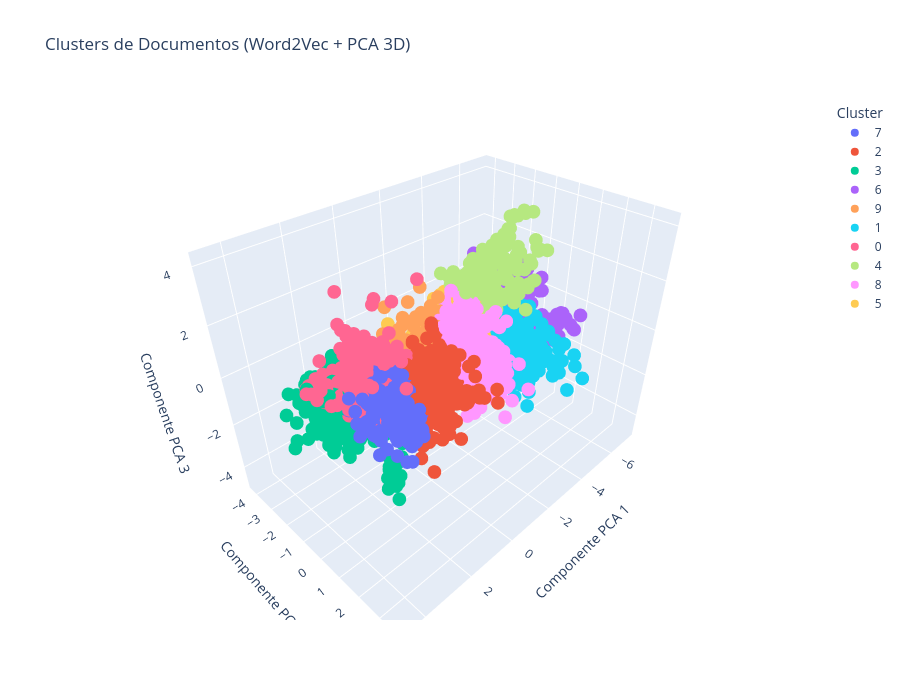

Notebook code cell kept with this figure:
### Code cell
mostrar_grafico_clusters(vetores_documentos, df_w2v_docs)

### Figure 1 — Plotly figure (JSON) as saved in the notebook; plotly's stock layout.template omitted (floating-point values rounded to 4 significant figures; data arrays with more than 128 entries replaced by an {"elided": "..."} marker saying what was removed)
{"data": [{"customdata": {"elided": "2148x2 str values"}, "hovertemplate": "Cluster=%{customdata[0]}<br>Componente PCA 1=%{x:.2f}<br>Componente PCA 2=%{y:.2f}<br>Componente PCA 3=%{z:.2f}<br>Documento Original=%{customdata[1]}<extra></extra>", "legendgroup": "7", "marker": {"color": "#636efa", "symbol": "circle"}, "mode": "markers", "name": "7", "scene": "scene", "showlegend": true, "type": "scatter3d", "x": {"elided": "2148 float values"}, "y": {"elided": "2148 float values"}, "z": {"elided": "2148 float values"}}, {"customdata": {"elided": "1118x2 str values"}, "hovertemplate": "Cluster=%{customdata[0]}<br>Componente PCA 1=%{x:.2f}<br>Componente PCA 2=%{y:.2f}<br>Componente PCA 3=%{z:.2f}<br>Documento Original=%{customdata[1]}<extra></extra>", "legendgroup": "2", "marker": {"color": "#EF553B", "symbol": "circle"}, "mode": "markers", "name": "2", "scene": "scene", "showlegend": true, "type": "scatter3d", "x": {"elided": "1118 float values"}, "y": {"elided": "1118 float values"}, "z": {"elided": "1118 float values"}}, {"customdata": {"elided": "1036x2 str values"}, "hovertemplate": "Cluster=%{customdata[0]}<br>Componente PCA 1=%{x:.2f}<br>Componente PCA 2=%{y:.2f}<br>Componente PCA 3=%{z:.2f}<br>Documento Original=%{customdata[1]}<extra></extra>", "legendgroup": "3", "marker": {"color": "#00cc96", "symbol": "circle"}, "mode": "markers", "name": "3", "scene": "scene", "showlegend": true, "type": "scatter3d", "x": {"elided": "1036 float values"}, "y": {"elided": "1036 float values"}, "z": {"elided": "1036 float values"}}, {"customdata": {"elided": "675x2 str values"}, "hovertemplate": "Cluster=%{customdata[0]}<br>Componente PCA 1=%{x:.2f}<br>Componente PCA 2=%{y:.2f}<br>Componente PCA 3=%{z:.2f}<br>Documento Original=%{customdata[1]}<extra></extra>", "legendgroup": "6", "marker": {"color": "#ab63fa", "symbol": "circle"}, "mode": "markers", "name": "6", "scene": "scene", "showlegend": true, "type": "scatter3d", "x": {"elided": "675 float values"}, "y": {"elided": "675 float values"}, "z": {"elided": "675 float values"}}, {"customdata": {"elided": "798x2 str values"}, "hovertemplate": "Cluster=%{customdata[0]}<br>Componente PCA 1=%{x:.2f}<br>Componente PCA 2=%{y:.2f}<br>Componente PCA 3=%{z:.2f}<br>Documento Original=%{customdata[1]}<extra></extra>", "legendgroup": "9", "marker": {"color": "#FFA15A", "symbol": "circle"}, "mode": "markers", "name": "9", "scene": "scene", "showlegend": true, "type": "scatter3d", "x": {"elided": "798 float values"}, "y": {"elided": "798 float values"}, "z": {"elided": "798 float values"}}, {"customdata": {"elided": "822x2 str values"}, "hovertemplate": "Cluster=%{customdata[0]}<br>Componente PCA 1=%{x:.2f}<br>Componente PCA 2=%{y:.2f}<br>Componente PCA 3=%{z:.2f}<br>Documento Original=%{customdata[1]}<extra></extra>", "legendgroup": "1", "marker": {"color": "#19d3f3", "symbol": "circle"}, "mode": "markers", "name": "1", "scene": "scene", "showlegend": true, "type": "scatter3d", "x": {"elided": "822 float values"}, "y": {"elided": "822 float values"}, "z": {"elided": "822 float values"}}, {"customdata": {"elided": "854x2 str values"}, "hovertemplate": "Cluster=%{customdata[0]}<br>Componente PCA 1=%{x:.2f}<br>Componente PCA 2=%{y:.2f}<br>Componente PCA 3=%{z:.2f}<br>Documento Original=%{customdata[1]}<extra></extra>", "legendgroup": "0", "marker": {"color": "#FF6692", "symbol": "circle"}, "mode": "markers", "name": "0", "scene": "scene", "showlegend": true, "type": "scatter3d", "x": {"elided": "854 float values"}, "y": {"elided": "854 float values"}, "z": {"elided": "854 float values"}}, {"customdata": {"elided": "257x2 str values"}, "hovertemplate": "Cluster=%{customdata[0]}<br>Componente PCA 1=%{x:.2f}<br>Componente PCA 2=%{y:.2f}<br>Componente PCA 3=%{z:.2f}<br>Documento Original=%{customdata[1]}<extra></extra>", "legendgroup": "4", "marker": {"color": "#B6E880", "symbol": "circle"}, "mode": "markers", "name": "4", "scene": "scene", "showlegend": true, "type": "scatter3d", "x": {"elided": "257 float values"}, "y": {"elided": "257 float values"}, "z": {"elided": "257 float values"}}, {"customdata": {"elided": "1130x2 str values"}, "hovertemplate": "Cluster=%{customdata[0]}<br>Componente PCA 1=%{x:.2f}<br>Componente PCA 2=%{y:.2f}<br>Componente PCA 3=%{z:.2f}<br>Documento Original=%{customdata[1]}<extra></extra>", "legendgroup": "8", "marker": {"color": "#FF97FF", "symbol": "circle"}, "mode": "markers", "name": "8", "scene": "scene", "showlegend": true, "type": "scatter3d", "x": {"elided": "1130 float values"}, "y": {"elided": "1130 float values"}, "z": {"elided": "1130 float values"}}, {"customdata": {"elided": "828x2 str values"}, "hovertemplate": "Cluster=%{customdata[0]}<br>Componente PCA 1=%{x:.2f}<br>Componente PCA 2=%{y:.2f}<br>Componente PCA 3=%{z:.2f}<br>Documento Original=%{customdata[1]}<extra></extra>", "legendgroup": "5", "marker": {"color": "#FECB52", "symbol": "circle"}, "mode": "markers", "name": "5", "scene": "scene", "showlegend": true, "type": "scatter3d", "x": {"elided": "828 float values"}, "y": {"elided": "828 float values"}, "z": {"elided": "828 float values"}}], "layout": {"height": 700, "legend": {"title": {"text": "Cluster"}, "tracegroupgap": 0}, "scene": {"domain": {"x": [0, 1], "y": [0, 1]}, "xaxis": {"title": {"text": "Componente PCA 1"}}, "yaxis": {"title": {"text": "Componente PCA 2"}}, "zaxis": {"title": {"text": "Componente PCA 3"}}}, "title": {"text": "Clusters de Documentos (Word2Vec + PCA 3D)"}, "width": 900}}
